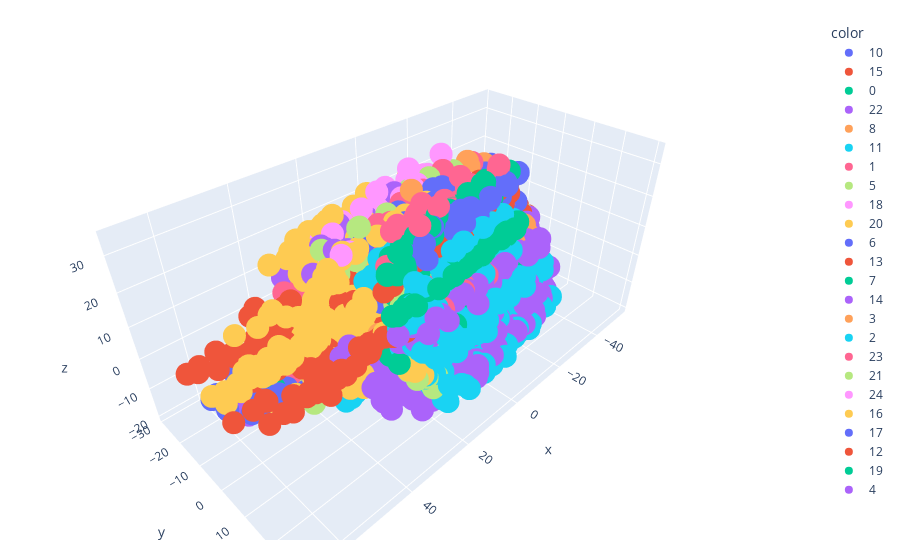

The code cell stored with this chart in its notebook:
### Code cell
y_train_trf=y_train.astype(str)
fig=px.scatter_3d(df,x=X_train_trf[:,0], y=X_train_trf[:,1],z=X_train_trf[:,2],
                  color = y_train_trf)
fig.update_layout(margin=dict(l=20 , r=20, t= 20 , b=20))
fig.show()

### Figure 1 — Plotly figure (JSON) as saved in the notebook; plotly's stock layout.template omitted (floating-point values rounded to 4 significant figures; data arrays with more than 128 entries replaced by an {"elided": "..."} marker saying what was removed)
{"data": [{"hovertemplate": "color=10<br>x=%{x}<br>y=%{y}<br>z=%{z}<extra></extra>", "legendgroup": "10", "marker": {"color": "#636efa", "symbol": "circle"}, "mode": "markers", "name": "10", "scene": "scene", "showlegend": true, "type": "scatter3d", "x": {"elided": "895 float values"}, "y": {"elided": "895 float values"}, "z": {"elided": "895 float values"}}, {"hovertemplate": "color=15<br>x=%{x}<br>y=%{y}<br>z=%{z}<extra></extra>", "legendgroup": "15", "marker": {"color": "#EF553B", "symbol": "circle"}, "mode": "markers", "name": "15", "scene": "scene", "showlegend": true, "type": "scatter3d", "x": {"elided": "886 float values"}, "y": {"elided": "886 float values"}, "z": {"elided": "886 float values"}}, {"hovertemplate": "color=0<br>x=%{x}<br>y=%{y}<br>z=%{z}<extra></extra>", "legendgroup": "0", "marker": {"color": "#00cc96", "symbol": "circle"}, "mode": "markers", "name": "0", "scene": "scene", "showlegend": true, "type": "scatter3d", "x": {"elided": "905 float values"}, "y": {"elided": "905 float values"}, "z": {"elided": "905 float values"}}, {"hovertemplate": "color=22<br>x=%{x}<br>y=%{y}<br>z=%{z}<extra></extra>", "legendgroup": "22", "marker": {"color": "#ab63fa", "symbol": "circle"}, "mode": "markers", "name": "22", "scene": "scene", "showlegend": true, "type": "scatter3d", "x": {"elided": "971 float values"}, "y": {"elided": "971 float values"}, "z": {"elided": "971 float values"}}, {"hovertemplate": "color=8<br>x=%{x}<br>y=%{y}<br>z=%{z}<extra></extra>", "legendgroup": "8", "marker": {"color": "#FFA15A", "symbol": "circle"}, "mode": "markers", "name": "8", "scene": "scene", "showlegend": true, "type": "scatter3d", "x": {"elided": "943 float values"}, "y": {"elided": "943 float values"}, "z": {"elided": "943 float values"}}, {"hovertemplate": "color=11<br>x=%{x}<br>y=%{y}<br>z=%{z}<extra></extra>", "legendgroup": "11", "marker": {"color": "#19d3f3", "symbol": "circle"}, "mode": "markers", "name": "11", "scene": "scene", "showlegend": true, "type": "scatter3d", "x": {"elided": "973 float values"}, "y": {"elided": "973 float values"}, "z": {"elided": "973 float values"}}, {"hovertemplate": "color=1<br>x=%{x}<br>y=%{y}<br>z=%{z}<extra></extra>", "legendgroup": "1", "marker": {"color": "#FF6692", "symbol": "circle"}, "mode": "markers", "name": "1", "scene": "scene", "showlegend": true, "type": "scatter3d", "x": {"elided": "822 float values"}, "y": {"elided": "822 float values"}, "z": {"elided": "822 float values"}}, {"hovertemplate": "color=5<br>x=%{x}<br>y=%{y}<br>z=%{z}<extra></extra>", "legendgroup": "5", "marker": {"color": "#B6E880", "symbol": "circle"}, "mode": "markers", "name": "5", "scene": "scene", "showlegend": true, "type": "scatter3d", "x": {"elided": "962 float values"}, "y": {"elided": "962 float values"}, "z": {"elided": "962 float values"}}, {"hovertemplate": "color=18<br>x=%{x}<br>y=%{y}<br>z=%{z}<extra></extra>", "legendgroup": "18", "marker": {"color": "#FF97FF", "symbol": "circle"}, "mode": "markers", "name": "18", "scene": "scene", "showlegend": true, "type": "scatter3d", "x": {"elided": "928 float values"}, "y": {"elided": "928 float values"}, "z": {"elided": "928 float values"}}, {"hovertemplate": "color=20<br>x=%{x}<br>y=%{y}<br>z=%{z}<extra></extra>", "legendgroup": "20", "marker": {"color": "#FECB52", "symbol": "circle"}, "mode": "markers", "name": "20", "scene": "scene", "showlegend": true, "type": "scatter3d", "x": {"elided": "934 float values"}, "y": {"elided": "934 float values"}, "z": {"elided": "934 float values"}}, {"hovertemplate": "color=6<br>x=%{x}<br>y=%{y}<br>z=%{z}<extra></extra>", "legendgroup": "6", "marker": {"color": "#636efa", "symbol": "circle"}, "mode": "markers", "name": "6", "scene": "scene", "showlegend": true, "type": "scatter3d", "x": {"elided": "869 float values"}, "y": {"elided": "869 float values"}, "z": {"elided": "869 float values"}}, {"hovertemplate": "color=13<br>x=%{x}<br>y=%{y}<br>z=%{z}<extra></extra>", "legendgroup": "13", "marker": {"color": "#EF553B", "symbol": "circle"}, "mode": "markers", "name": "13", "scene": "scene", "showlegend": true, "type": "scatter3d", "x": {"elided": "942 float values"}, "y": {"elided": "942 float values"}, "z": {"elided": "942 float values"}}, {"hovertemplate": "color=7<br>x=%{x}<br>y=%{y}<br>z=%{z}<extra></extra>", "legendgroup": "7", "marker": {"color": "#00cc96", "symbol": "circle"}, "mode": "markers", "name": "7", "scene": "scene", "showlegend": true, "type": "scatter3d", "x": {"elided": "808 float values"}, "y": {"elided": "808 float values"}, "z": {"elided": "808 float values"}}, {"hovertemplate": "color=14<br>x=%{x}<br>y=%{y}<br>z=%{z}<extra></extra>", "legendgroup": "14", "marker": {"color": "#ab63fa", "symbol": "circle"}, "mode": "markers", "name": "14", "scene": "scene", "showlegend": true, "type": "scatter3d", "x": {"elided": "977 float values"}, "y": {"elided": "977 float values"}, "z": {"elided": "977 float values"}}, {"hovertemplate": "color=3<br>x=%{x}<br>y=%{y}<br>z=%{z}<extra></extra>", "legendgroup": "3", "marker": {"color": "#FFA15A", "symbol": "circle"}, "mode": "markers", "name": "3", "scene": "scene", "showlegend": true, "type": "scatter3d", "x": {"elided": "940 float values"}, "y": {"elided": "940 float values"}, "z": {"elided": "940 float values"}}, {"hovertemplate": "color=2<br>x=%{x}<br>y=%{y}<br>z=%{z}<extra></extra>", "legendgroup": "2", "marker": {"color": "#19d3f3", "symbol": "circle"}, "mode": "markers", "name": "2", "scene": "scene", "showlegend": true, "type": "scatter3d", "x": {"elided": "924 float values"}, "y": {"elided": "924 float values"}, "z": {"elided": "924 float values"}}, {"hovertemplate": "color=23<br>x=%{x}<br>y=%{y}<br>z=%{z}<extra></extra>", "legendgroup": "23", "marker": {"color": "#FF6692", "symbol": "circle"}, "mode": "markers", "name": "23", "scene": "scene", "showlegend": true, "type": "scatter3d", "x": {"elided": "934 float values"}, "y": {"elided": "934 float values"}, "z": {"elided": "934 float values"}}, {"hovertemplate": "color=21<br>x=%{x}<br>y=%{y}<br>z=%{z}<extra></extra>", "legendgroup": "21", "marker": {"color": "#B6E880", "symbol": "circle"}, "mode": "markers", "name": "21", "scene": "scene", "showlegend": true, "type": "scatter3d", "x": {"elided": "885 float values"}, "y": {"elided": "885 float values"}, "z": {"elided": "885 float values"}}, {"hovertemplate": "color=24<br>x=%{x}<br>y=%{y}<br>z=%{z}<extra></extra>", "legendgroup": "24", "marker": {"color": "#FF97FF", "symbol": "circle"}, "mode": "markers", "name": "24", "scene": "scene", "showlegend": true, "type": "scatter3d", "x": {"elided": "911 float values"}, "y": {"elided": "911 float values"}, "z": {"elided": "911 float values"}}, {"hovertemplate": "color=16<br>x=%{x}<br>y=%{y}<br>z=%{z}<extra></extra>", "legendgroup": "16", "marker": {"color": "#FECB52", "symbol": "circle"}, "mode": "markers", "name": "16", "scene": "scene", "showlegend": true, "type": "scatter3d", "x": {"elided": "988 float values"}, "y": {"elided": "988 float values"}, "z": {"elided": "988 float values"}}, {"hovertemplate": "color=17<br>x=%{x}<br>y=%{y}<br>z=%{z}<extra></extra>", "legendgroup": "17", "marker": {"color": "#636efa", "symbol": "circle"}, "mode": "markers", "name": "17", "scene": "scene", "showlegend": true, "type": "scatter3d", "x": {"elided": "1033 float values"}, "y": {"elided": "1033 float values"}, "z": {"elided": "1033 float values"}}, {"hovertemplate": "color=12<br>x=%{x}<br>y=%{y}<br>z=%{z}<extra></extra>", "legendgroup": "12", "marker": {"color": "#EF553B", "symbol": "circle"}, "mode": "markers", "name": "12", "scene": "scene", "showlegend": true, "type": "scatter3d", "x": {"elided": "823 float values"}, "y": {"elided": "823 float values"}, "z": {"elided": "823 float values"}}, {"hovertemplate": "color=19<br>x=%{x}<br>y=%{y}<br>z=%{z}<extra></extra>", "legendgroup": "19", "marker": {"color": "#00cc96", "symbol": "circle"}, "mode": "markers", "name": "19", "scene": "scene", "showlegend": true, "type": "scatter3d", "x": {"elided": "956 float values"}, "y": {"elided": "956 float values"}, "z": {"elided": "956 float values"}}, {"hovertemplate": "color=4<br>x=%{x}<br>y=%{y}<br>z=%{z}<extra></extra>", "legendgroup": "4", "marker": {"color": "#ab63fa", "symbol": "circle"}, "mode": "markers", "name": "4", "scene": "scene", "showlegend": true, "type": "scatter3d", "x": {"elided": "755 float values"}, "y": {"elided": "755 float values"}, "z": {"elided": "755 float values"}}], "layout": {"legend": {"title": {"text": "color"}, "tracegroupgap": 0}, "margin": {"b": 20, "l": 20, "r": 20, "t": 20}, "scene": {"domain": {"x": [0, 1], "y": [0, 1]}, "xaxis": {"title": {"text": "x"}}, "yaxis": {"title": {"text": "y"}}, "zaxis": {"title": {"text": "z"}}}}}
